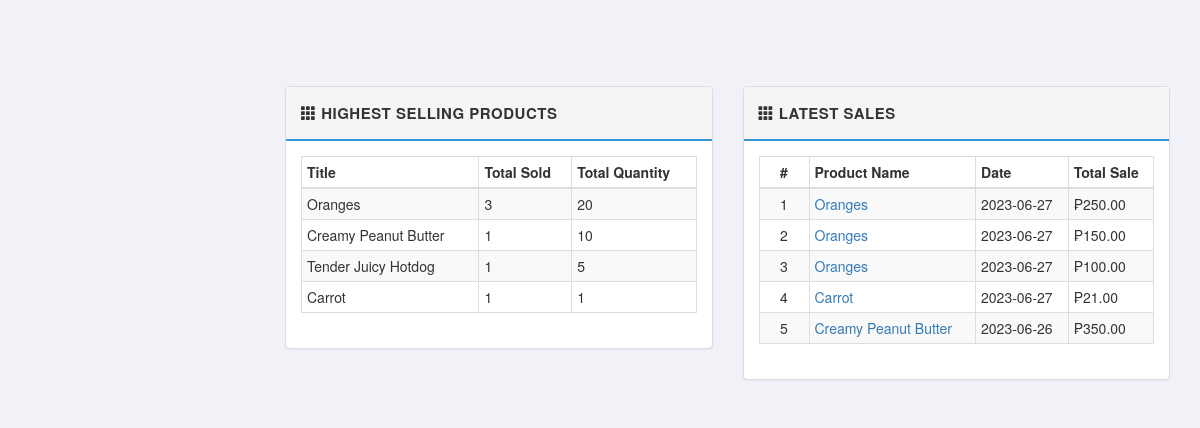
The app's page /home.php with its own data.
### tables this page shows
CREATE TABLE `sales` (
  `id` int(11) UNSIGNED NOT NULL,
  `product_id` int(11) UNSIGNED NOT NULL,
  `qty` int(11) NOT NULL,
  `price` decimal(25,2) NOT NULL,
  `date` date NOT NULL
);

CREATE TABLE `products` (
  `id` int(11) UNSIGNED NOT NULL,
  `name` varchar(255) NOT NULL,
  `quantity` varchar(50) DEFAULT NULL,
  `categorie_id` int(11) UNSIGNED NOT NULL,
  `date` datetime NOT NULL
);

### includes/database.php (called while the page is built, shortened)
<?php
class MySqli_DB {
    private $con;
    public $query_id;
public function db_connect()
{
  $this->con = mysqli_connect(DB_HOST,DB_USER,DB_PASS);
  if(!$this->con)
         {
           die(" Database connection failed:". mysqli_connect_error());
         } else {
           $select_db = $this->con->select_db(DB_NAME);
         }
}
public function query($sql)
   {
      if (trim($sql != "")) {
          $this->query_id = $this->con->query($sql);
      }
       return $this->query_id;
   }
public function fetch_array($statement)
{
  return mysqli_fetch_array($statement);
}
 public function escape($str){
   return $this->con->real_escape_string($str);
 }
public function while_loop($loop){
   $results = array();
   while ($result = $this->fetch_array($loop)) {
      $results[] = $result;
   }
 return $results;
}
}
$db = new MySqli_DB();
?>

### includes/sql.php (called while the page is built, shortened)
<?php
  require_once('includes/load.php');
function find_by_sql($sql)
{
  global $db;
  $result = $db->query($sql);
  $result_set = $db->while_loop($result);
 return $result_set;
}
 function find_higest_saleing_product($limit){
   global $db;
   $sql  = "SELECT p.name, COUNT(s.product_id) AS totalSold, SUM(s.qty) AS totalQty";
   $sql .= " FROM sales s";
   $sql .= " LEFT JOIN products p ON p.id = s.product_id ";
   $sql .= " GROUP BY s.product_id";
   $sql .= " ORDER BY SUM(s.qty) DESC LIMIT ".$db->escape((int)$limit);
   return $db->query($sql);
 }
function find_recent_sale_added($limit){
  global $db;
  $sql  = "SELECT s.id,s.qty,s.price,s.date,p.name";
  $sql .= " FROM sales s";
  $sql .= " LEFT JOIN products p ON s.product_id = p.id";
  $sql .= " ORDER BY s.date DESC LIMIT ".$db->escape((int)$limit);
  return find_by_sql($sql);
}
?>

### includes/functions.php (called while the page is built, shortened)
<?php
function remove_junk($str){
  $str = nl2br($str);
  $str = htmlspecialchars(strip_tags($str, ENT_QUOTES));
  return $str;
}
function first_character($str){
  $val = str_replace('-'," ",$str);
  $val = ucfirst($val);
  return $val;
}
?>

### home.php (the view, shortened to what this page needs)
<?php
 $products_sold   = find_higest_saleing_product('10');
 $recent_sales    = find_recent_sale_added('5')
?>
<?php include_once('layouts/header.php'); ?>
<div class="row">
  <div class="col-md-6">
  </div>
</div>
<div class="row">
  <div class="col-md-6">
    <div class="panel panel-default">
      <div class="panel-heading">
        <strong>
          <span class="glyphicon glyphicon-th"></span>
          <span>Highest Selling Products</span>
        </strong>
      </div>
      <div class="panel-body">
        <table class="table table-striped table-bordered table-condensed">
          <thead>
            <tr>
              <th>Title</th>
              <th>Total Sold</th>
              <th>Total Quantity</th>
            </tr>
          </thead>
          <tbody>
            <?php foreach ($products_sold as $product_sold): ?>
              <tr>
                <td><?php echo remove_junk(first_character($product_sold['name'])); ?></td>
                <td><?php echo (int)$product_sold['totalSold']; ?></td>
                <td><?php echo (int)$product_sold['totalQty']; ?></td>
              </tr>
            <?php endforeach; ?>
          </tbody>
        </table>
      </div>
    </div>
  </div>
  <div class="col-md-6">
    <div class="panel panel-default">
      <div class="panel-heading">
        <strong>
          <span class="glyphicon glyphicon-th"></span>
          <span>LATEST SALES</span>
        </strong>
      </div>
      <div class="panel-body">
        <table class="table table-striped table-bordered table-condensed">
          <thead>
            <tr>
              <th class="text-center" style="width: 50px;">#</th>
              <th>Product Name</th>
              <th>Date</th>
              <th>Total Sale</th>
            </tr>
          </thead>
          <tbody>
            <?php foreach ($recent_sales as $key => $recent_sale): ?>
              <tr>
                <td class="text-center"><?php echo $key + 1; ?></td>
                <td>
                  <a href="edit_sale.php?id=<?php echo (int)$recent_sale['id']; ?>">
                    <?php echo remove_junk(first_character($recent_sale['name'])); ?>
                  </a>
                </td>
                <td><?php echo remove_junk(ucfirst($recent_sale['date'])); ?></td>
                <td>₱<?php echo remove_junk(first_character($recent_sale['price'])); ?></td>
              </tr>
            <?php endforeach; ?>
          </tbody>
        </table>
      </div>
    </div>
  </div>
</div>
<?php include_once('layouts/footer.php'); ?>

### layouts/header.php (shortened to what this page needs)
<!DOCTYPE html>
  <html lang="en">
    <head>
    <link rel="stylesheet" href="https://maxcdn.bootstrapcdn.com/bootstrap/3.3.4/css/bootstrap.min.css"/>
    <link rel="stylesheet" href="//cdnjs.cloudflare.com/ajax/libs/bootstrap-datepicker/1.3.0/css/datepicker3.min.css" />
    <link rel="stylesheet" href="libs/css/main.css" />
  </head>
  <body>
<div class="page">
  <div class="container-fluid">

### layouts/footer.php (shortened to what this page needs)
     </div>
    </div>
  </body>
</html>

### libs/css/main.css (style rules this page uses)
body { font-family: 'Helvetica Neue', Helvetica, Arial, sans-serif; font-weight: 400; overflow-x: hidden; overflow-y: auto; background: #f1f2f7; height: 100%; width: 100%; }
a { color #777; text-decoration: none; }
.page { position: relative; display: block; top: 50px; left: 0; padding: 35px 15px 20px 270px; }
.panel-default >.panel-heading { background-color: #f5f5f5; border-bottom: 2px solid #3498DB; font-size: 15px; text-transform: uppercase; letter-spacing: .5px; padding: 15px; }

### records on screen
sales: product.name "Oranges", date "2023-06-27", price "250.00"
sales: product.name "Oranges", date "2023-06-27", price "150.00"
sales: product.name "Oranges", date "2023-06-27", price "100.00"
sales: product.name "Carrot", date "2023-06-27", price "21.00"
sales: product.name "Creamy Peanut Butter", date "2023-06-26", price "350.00"

### other values on screen
remove_junk(first_character($product_sold['name'])) "Oranges"
$product_sold['totalSold'] "3"
$product_sold['totalQty'] "20"
remove_junk(first_character($product_sold['name'])) "Creamy Peanut Butter"
$product_sold['totalSold'] "1"
$product_sold['totalQty'] "10"
remove_junk(first_character($product_sold['name'])) "Tender Juicy Hotdog"
$product_sold['totalQty'] "5"
remove_junk(first_character($product_sold['name'])) "Carrot"
$product_sold['totalQty'] "1"
